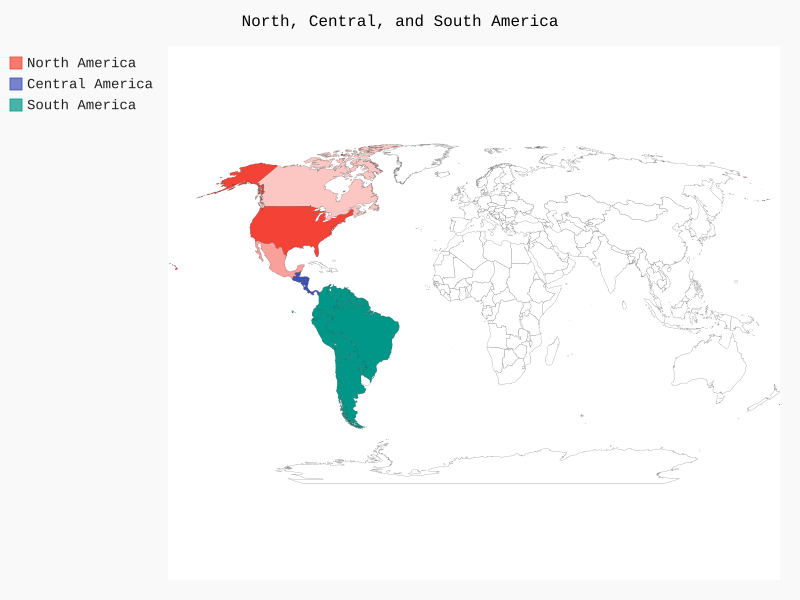

Recreate this plot in Python.
import pygal
wm = pygal.maps.world.World()
wm.title = 'North, Central, and South America'

wm.add('North America', ['ca', 'mx', 'us'])
wm.add('Central America', ['bz', 'cr', 'gt', 'hn', 'ni', 'pa', 'sv'])
wm.add('South America', ['ar', 'bo', 'br', 'cl', 'co', 'ec', 'gf', 'gy', 'pe', 'py', 'sr', 'ut', 've'])

wm.render_to_file('americas.svg')
